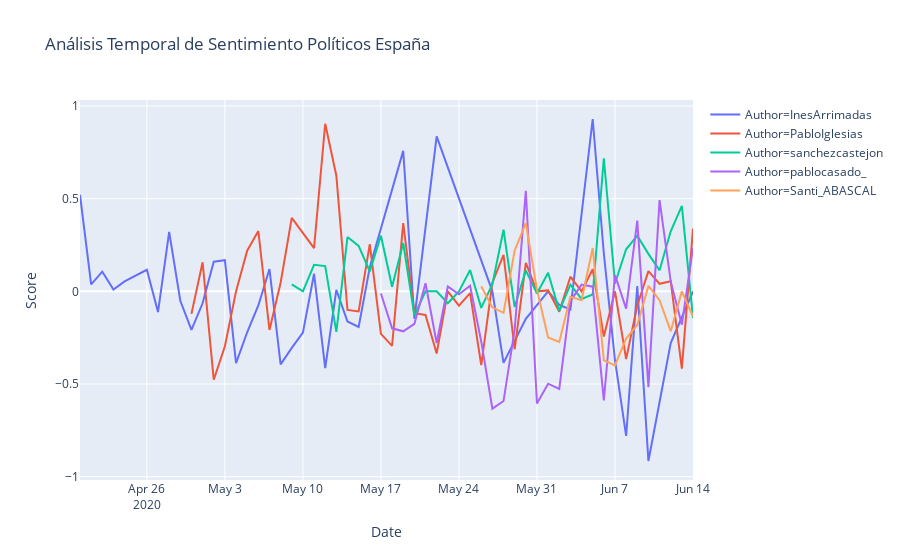

Here is the notebook cell this chart was saved with:
### Code cell
fig = px.line(df_group, x='Date', y='Score', color='Author', title="Análisis Temporal de Sentimiento Políticos España")
fig.show()
